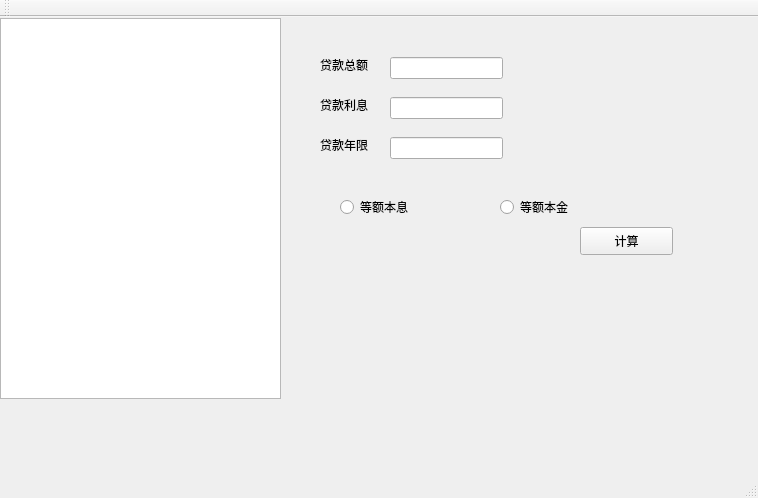
<?xml version="1.0" encoding="UTF-8"?>
<ui version="4.0">
 <class>MainWindow</class>
 <widget class="QMainWindow" name="MainWindow">
  <property name="geometry">
   <rect>
    <x>0</x>
    <y>0</y>
    <width>758</width>
    <height>498</height>
   </rect>
  </property>
  <property name="windowTitle">
   <string>MainWindow</string>
  </property>
  <widget class="QWidget" name="centralWidget">
   <widget class="QTableView" name="tableView">
    <property name="geometry">
     <rect>
      <x>0</x>
      <y>1</y>
      <width>281</width>
      <height>381</height>
     </rect>
    </property>
   </widget>
   <widget class="QLabel" name="label">
    <property name="geometry">
     <rect>
      <x>320</x>
      <y>40</y>
      <width>53</width>
      <height>16</height>
     </rect>
    </property>
    <property name="text">
     <string>贷款总额</string>
    </property>
   </widget>
   <widget class="QLineEdit" name="totalcash">
    <property name="geometry">
     <rect>
      <x>390</x>
      <y>40</y>
      <width>113</width>
      <height>22</height>
     </rect>
    </property>
   </widget>
   <widget class="QLabel" name="label_2">
    <property name="geometry">
     <rect>
      <x>320</x>
      <y>80</y>
      <width>53</width>
      <height>16</height>
     </rect>
    </property>
    <property name="text">
     <string>贷款利息</string>
    </property>
   </widget>
   <widget class="QLineEdit" name="rate">
    <property name="geometry">
     <rect>
      <x>390</x>
      <y>80</y>
      <width>113</width>
      <height>22</height>
     </rect>
    </property>
   </widget>
   <widget class="QLabel" name="label_3">
    <property name="geometry">
     <rect>
      <x>320</x>
      <y>120</y>
      <width>53</width>
      <height>16</height>
     </rect>
    </property>
    <property name="text">
     <string>贷款年限</string>
    </property>
   </widget>
   <widget class="QLineEdit" name="totalyear">
    <property name="geometry">
     <rect>
      <x>390</x>
      <y>120</y>
      <width>113</width>
      <height>22</height>
     </rect>
    </property>
   </widget>
   <widget class="QPushButton" name="pushButton">
    <property name="geometry">
     <rect>
      <x>580</x>
      <y>210</y>
      <width>93</width>
      <height>28</height>
     </rect>
    </property>
    <property name="text">
     <string>计算</string>
    </property>
   </widget>
   <widget class="QRadioButton" name="radioButton">
    <property name="geometry">
     <rect>
      <x>340</x>
      <y>180</y>
      <width>95</width>
      <height>20</height>
     </rect>
    </property>
    <property name="text">
     <string>等额本息</string>
    </property>
   </widget>
   <widget class="QRadioButton" name="radioButton_2">
    <property name="geometry">
     <rect>
      <x>500</x>
      <y>180</y>
      <width>95</width>
      <height>20</height>
     </rect>
    </property>
    <property name="text">
     <string>等额本金</string>
    </property>
   </widget>
  </widget>
  <widget class="QMenuBar" name="menuBar">
   <property name="geometry">
    <rect>
     <x>0</x>
     <y>0</y>
     <width>758</width>
     <height>26</height>
    </rect>
   </property>
  </widget>
  <widget class="QToolBar" name="mainToolBar">
   <attribute name="toolBarArea">
    <enum>TopToolBarArea</enum>
   </attribute>
   <attribute name="toolBarBreak">
    <bool>false</bool>
   </attribute>
  </widget>
  <widget class="QStatusBar" name="statusBar"/>
 </widget>
 <layoutdefault spacing="6" margin="11"/>
 <resources/>
 <connections/>
</ui>
